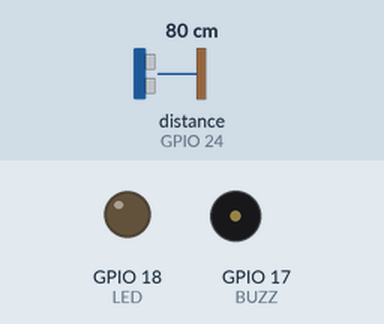
Recording of a program running on a simulated Raspberry Pi (BCM pin numbers). Shown: output pins drawn as LEDs (lit = HIGH), buzzer (waves = sounding). The inputs (shaded band) are chosen by the test bench; at power-on: distance to the obstacle (sensor on GPIO 24) 80 cm. The echo pulse lasts 58.3 µs per cm; the clock reads 2024-03-15 10:24:30 at power-on unless the program sets it; pins used as bus, display or sensor lines are not drawn.

Above: at 0.1 s.
At 1.2 s:
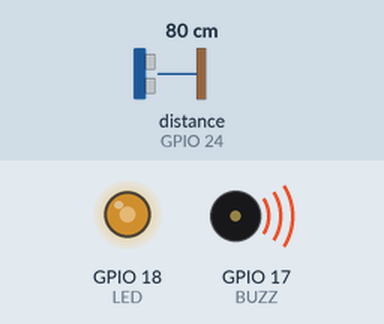
1.3 s: distance to the obstacle (sensor on GPIO 24) set to 2 cm
At 2.7 s:
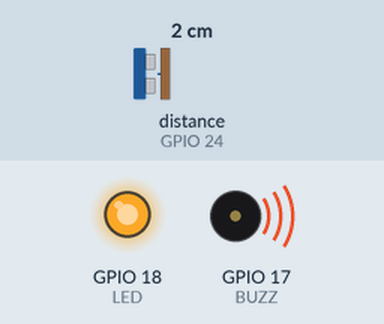
Timing chart, 0 to 4.3 s (numbered marks = the images above; inputs shaded):
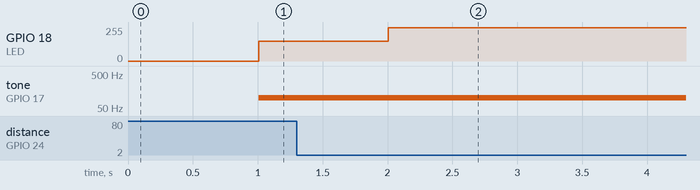

The program:

pwm.py
```python
import RPi.GPIO as GPIO
import time

GPIO.setmode(GPIO.BCM)

TRIG = 23
ECHO = 24
BUZZ = 17
LED= 18

GPIO.setup(TRIG, GPIO.OUT)
GPIO.setup(ECHO, GPIO.IN)
GPIO.setup(BUZZ, GPIO.OUT)
GPIO.setup(LED, GPIO.OUT)

buzzer = GPIO.PWM(BUZZ, 100)
led = GPIO.PWM(LED, 100)

buzzer.start(0)
led.start(0)

counter = 0
try:
    while True:
        counter += 1
        GPIO.output(TRIG, False)
        time.sleep(1)  # To allow clean signal on trigger

        GPIO.output(TRIG, True)
        time.sleep(0.00001)  # minimum for sensor to trigger.
        GPIO.output(TRIG, False)

        while GPIO.input(ECHO) == 0:
            pulse_start = time.time()

        while GPIO.input(ECHO) == 1:
            pulse_end = time.time()

        pulse_duration = pulse_end - pulse_start

        # speed of sound = 34300 cm/s but travels to object and back, so 17150.
        distance = round(pulse_duration * 17150, 2)
        buzzer_level = 100 - distance/2 if distance < 100 else 0
        led_level = 100 - distance/2 if distance < 100 else 0

        buzzer.ChangeDutyCycle(int(buzzer_level))
        led.ChangeDutyCycle(int(led_level))

        if (counter % 20 == 0):
            print(f"Distance: {distance}cm")

except KeyboardInterrupt:
    print("\nInterupted")
    GPIO.cleanup()
```

Measured:
- after the input at 1.3 s, GPIO 18 (LED): 150/255 → 250/255 after 0.71 s
